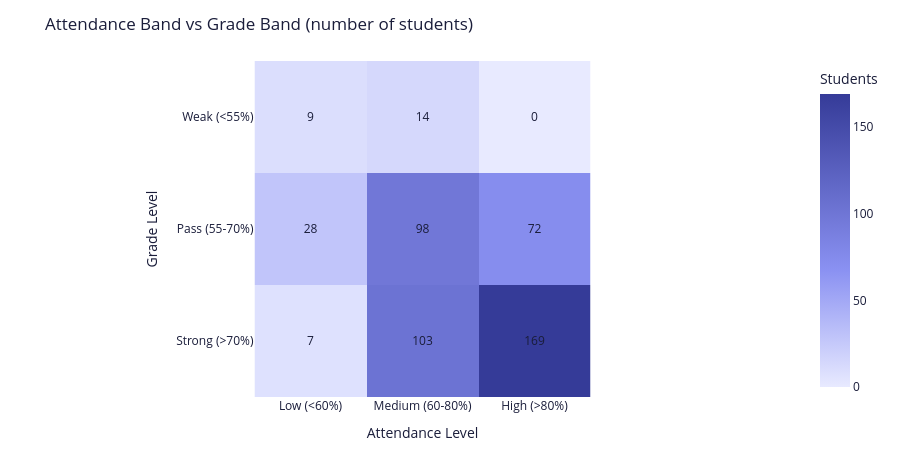

The notebook cell saved with this chart:
### Code cell
student_summary['att_bin']   = pd.cut(student_summary['attendance_rate'],
    bins=[-1, 60, 80, 105], labels=['Low (<60%)', 'Medium (60-80%)', 'High (>80%)'])
student_summary['grade_bin'] = pd.cut(student_summary['avg_grade'],
    bins=[-1, 55, 70, 105], labels=['Weak (<55%)', 'Pass (55-70%)', 'Strong (>70%)'])

hm = (student_summary.groupby(['grade_bin', 'att_bin'], observed=True)
      .size().reset_index(name='count'))
hm_pivot = hm.pivot(index='grade_bin', columns='att_bin', values='count').fillna(0)
hm_pivot = hm_pivot.reindex(
    index=['Weak (<55%)', 'Pass (55-70%)', 'Strong (>70%)'],
    columns=['Low (<60%)', 'Medium (60-80%)', 'High (>80%)']
)

fig = px.imshow(
    hm_pivot,
    text_auto=True,
    color_continuous_scale=[[0, '#e8eaff'], [0.4, ACCENT], [1, DARK]],
    zmin=0,
    title='Attendance Band vs Grade Band (number of students)',
    labels=dict(x='Attendance Level', y='Grade Level', color='Students'),
)
fig.update_traces(textfont_color='#1a1d3a')
fig.update_layout(**CHART)
fig.show()

"""
INSIGHT: High attendance + Strong grades = 122 students (biggest cell).
But 67 students with High attendance still score Pass or below.
Action: These 67 students attend but don't perform — they need learning support,
not attendance nudges.
"""
"""
INSIGHT: The heatmap reveals the weak correlation (r = 0.215) clearly. 
Notice the 'High (>75%)' attendance column: students are scattered across all grade 
levels, not just 'Excellent'. Simply showing up does not guarantee passing.
Action: Investigate the students in the (High Attendance + Fail) square to see 
what learning barriers they face despite attending sessions.
"""

### Figure 1 — Plotly figure (JSON) as saved in the notebook; plotly's stock layout.template omitted (floating-point values rounded to 4 significant figures)
{"data": [{"coloraxis": "coloraxis", "hovertemplate": "Attendance Level: %{x}<br>Grade Level: %{y}<br>Students: %{z}<extra></extra>", "name": "0", "textfont": {"color": "#1a1d3a"}, "texttemplate": "%{z}", "type": "heatmap", "x": ["Low (<60%)", "Medium (60-80%)", "High (>80%)"], "xaxis": "x", "y": ["Weak (<55%)", "Pass (55-70%)", "Strong (>70%)"], "yaxis": "y", "z": [[9.0, 14.0, 0.0], [28.0, 98.0, 72.0], [7.0, 103.0, 169.0]]}], "layout": {"coloraxis": {"cmax": 169, "cmin": 0, "colorbar": {"title": {"text": "Students"}}, "colorscale": [[0, "#e8eaff"], [0.4, "#8a91f2"], [1, "#353b98"]]}, "font": {"color": "#1a1d3a"}, "height": 450, "margin": {"b": 50, "l": 50, "r": 30, "t": 60}, "paper_bgcolor": "#ffffff", "plot_bgcolor": "#ffffff", "title": {"text": "Attendance Band vs Grade Band (number of students)"}, "xaxis": {"anchor": "y", "constrain": "domain", "domain": [0, 1], "scaleanchor": "y", "title": {"text": "Attendance Level"}}, "yaxis": {"anchor": "x", "autorange": "reversed", "constrain": "domain", "domain": [0, 1], "title": {"text": "Grade Level"}}}}
